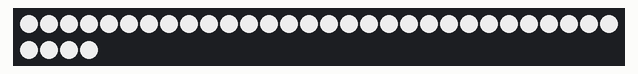
Bench run of a sketch on a simulated Arduino Mega 2560, built with avr-gcc and run on an emulated ATmega2560. Shown: 34 RGB LEDs in strip order, left to right, continuing on the next row. Dim RGB values are drawn brighter than linear; what the sketch prints to the serial monitor is not drawn.

Above: at 6.1 s.
At 9.1 s:
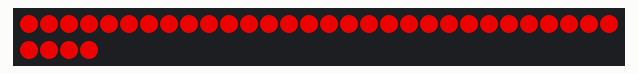
At 11.1 s:
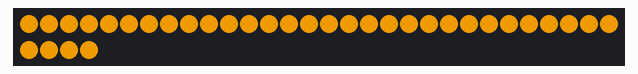
At 13.1 s:
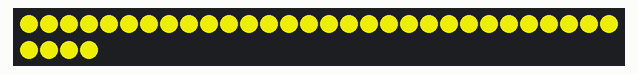
At 17.1 s:
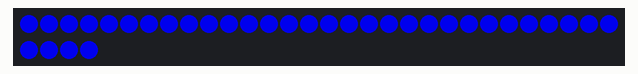
At 21.1 s:
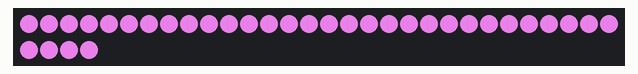

The sketch:

slot_car--waterfall_light_control.ino
```cpp
/*******************************************************************************
 * SlotCarLightControl
 *
 * Comment
 *  Used for the slot car track.
 *
 *  Setup:
 *
 */

//*****************************************************************************
// HEADER FILES
//*****************************************************************************
#include <FastLED.h>


//*****************************************************************************
// CONSTANTS
//*****************************************************************************

// The track will be sectioned off into block.
// Each block will have a separate data line running to it.
// Here are the sections (mostly for street lights):
//   * WINDING_START
//   * BEFORE_STRAIGHT
//   * STRAIGHT_AWAY
//   * CURVE_TO_WATERFALLS
//   * WATERFALL_TUNNEL
//   * DOWN_TO_HAIRPIN
//   * HAIRPIN
//   * HAIRPIN_TUNNEL
//   * BACK_UPPER
//   * BRIDGE_AREA
//   * FINISH_LINE
// Some additional areas
//   * WATERFALL_UPPER_BACKGROUND
//   * WATERFALL_MID_BACKGROUND
//   * WATERFALL_LOWER_BACKGROUND
//   * WATERFALL_BRIDGE_UNDER
//   * WATERFALL_UPPER_ROCKS
//   * WATERFALL_LOWER_ROCKS
//   * WATERFALL_TUNNEL_INSIDE
//   * WATERFALL_TUNNEL_ENTRANCE  (probably combine the entrance & exit)
//   * WATERFALL_TUNNEL_EXIT
//   * PLANETARIUM_OUTER_LIGHTS
//   * HAIRPIN_TUNNEL_ENTRANCE  (probably combine the entrance & exit)
//   * HAIRPIN_TUNNEL_EXIT
// For led chips like WS2812, which have a data line, ground, and power, you just
// need to define DATA_PIN_A.  For led chipsets that are SPI based (four wires - data, clock,
// ground, and power), like the LPD8806 define both DATA_PIN_A and CLOCK_PIN
// Clock pin only needed for SPI based chipsets when not using hardware SPI

// Here are the pin assignments:
// Pin 13: an LED connected that is on the Arduino
// Pin  5: The data pin for the first strand of LED lights
// Pin  6: The data pin for the second strand of LED lights

#define LEDPIN 13

// TABLE #1 & 2
// Actually, it's the first 3-tables
// From the finish line straightaway to the road going under the finish line
// This will also include Hogwarts
// Here's the order (which will correspond to the data pin -- starting w/ 2)
// Hogwart's will add additional lighting:
//  * behind Hogwarts
//  * Hogwarts Interiors
//  * Hogwarts Entrance

/* #define FIRST_CURVES_DATA_PIN         3 */
/* #define FIRST_CURVES_NUM_LEDS         6 */
/* #define FIRST_CURVES_BRIGHTNESS       200 */

/* #define ROAD_TO_HOGWARTS_DATA_PIN     4 */
/* #define ROAD_TO_HOGWARTS_NUM_LEDS     8 */
/* #define ROAD_TO_HOGWARTS_BRIGHTNESS   200 */

/* #define UNDER_OVERPASS_DATA_PIN       5 */
/* #define UNDER_OVERPASS_NUM_LEDS       6 */
/* #define UNDER_OVERPASS_BRIGHTNESS     200 */

/* #define HOGWARTS_DATA_PIN             6 */
/* #define HOGWARTS_NUM_LEDS             10 */
/* #define HOGWARTS_BRIGHTNESS           200 */

/* #define HOGWARTS_BEHIND_DATA_PIN      7 */
/* #define HOGWARTS_BEHIND_NUM_LEDS      10 */
/* #define HOGWARTS_BEHIND_BRIGHTNESS    200 */

/* #define HOGWARTS_INTERIORS_DATA_PIN   8 */
/* #define HOGWARTS_INTERIORS_NUM_LEDS   10 */
/* #define HOGWARTS_INTERIORS_BRIGHTNESS 200 */

/* #define HOGWARTS_ENTRANCE_DATA_PIN    9 */
/* #define HOGWARTS_ENTRANCE_NUM_LEDS    10 */
/* #define HOGWARTS_ENTRANCE_BRIGHTNESS  200 */


// First set of digital pins (31--37)
#define XUPPER_ROAD_DATA_PIN         31
#define XUPPER_ROAD_NUM_LEDS         6
#define XUPPER_ROAD_BRIGHTNESS       200

#define LOWER_ROAD_DATA_PIN         32
#define LOWER_ROAD_NUM_LEDS         6
#define LOWER_ROAD_BRIGHTNESS       200

#define PLANETARIUM_DATA_PIN         33
#define PLANETARIUM_NUM_LEDS         6
#define PLANETARIUM_BRIGHTNESS       200

#define BACK_STRAIGHT_DATA_PIN      34
#define BACK_STRAIGHT_NUM_LEDS      6
#define BACK_STRAIGHT_BRIGHTNESS    200

#define THE_HILLS_DATA_PIN          35
#define THE_HILLS_NUM_LEDS          6
#define THE_HILLS_BRIGHTNESS        200

#define CLIMBING_CURVE_DATA_PIN         36
#define CLIMBING_CURVE_NUM_LEDS         6
#define CLIMBING_CURVE_BRIGHTNESS       200

#define BRIDGE_DATA_PIN             37
#define BRIDGE_NUM_LEDS             10
#define BRIDGE_BRIGHTNESS           200

// First set of digital pins (47--53)
#define POST_HAIRPIN_ROAD__PIN       47
#define POST_HAIRPIN_ROAD__NUM_LEDS         34
#define POST_HAIRPIN_ROAD__BRIGHTNESS       200

#define LOWER_ROAD_DATA_PIN2         48
#define LOWER_ROAD_NUM_LEDS2         6
#define LOWER_ROAD_BRIGHTNESS2       200

#define PLANETARIUM_DATA_PIN2         49
#define PLANETARIUM_NUM_LEDS2         6
#define PLANETARIUM_BRIGHTNESS2       200

#define BACK_STRAIGHT_DATA_PIN2      50
#define BACK_STRAIGHT_NUM_LEDS2      6
#define BACK_STRAIGHT_BRIGHTNESS2    200

#define THE_HILLS_DATA_PIN2          51
#define THE_HILLS_NUM_LEDS2          6
#define THE_HILLS_BRIGHTNESS2        200

#define CLIMBING_CURVE_DATA_PIN2         52
#define CLIMBING_CURVE_NUM_LEDS2         6
#define CLIMBING_CURVE_BRIGHTNESS2       200

#define BRIDGE_DATA_PIN2             53
#define BRIDGE_NUM_LEDS2             10
#define BRIDGE_BRIGHTNESS2           200

// You will also have several areas with additional lighting, as follows:
//  * Upper waterfalls
//  * Mid waterfalls
//  * Lower waterfalls
//  * Upper rocks
//  * Mid rocks
//  * Lower rocks
//  * Under bridge
//  * In front of bridge
//  * Water pond
//  *


#if 0
typedef struct {
    const int brightness;
    const CRGB& init_color;
} t_light_block;

t_light_block light_block = {
    BACK_STRAIGHT_BRIGHTNESS,
    CRGB::White,
};

t_light_block light_block__finish_line = {
    FINISH_LINE_BRIGHTNESS,
    CRGB::White,
};

t_light_block light_block__hogwarts = {
    HOGWARTS_BRIGHTNESS,
    CRGB::Orange,
};

t_light_block light_block__road_to_hogwarts = {
    ROAD_TO_HOGWARTS_BRIGHTNESS,
    CRGB::White,
};
#endif
//*****************************************************************************
// DATA
//*****************************************************************************
CRGB post_hairpin_road__leds[POST_HAIRPIN_ROAD__NUM_LEDS];

//*****************************************************************************
// FUNCTIONS
//*****************************************************************************

/*------------------------------------------------
 * Function: fill_single_color
 *
 * Params:c
 *    led_list (CRGB*): pointer to a list of LEDs
 *    count    (int):   The number of LEDs in the list
 *    color    (CRGB):  The color
 */
void fill_single_color(CRGB *led_list, int count, CRGB color)
{
    for(int i = 0; i < count; i++)
    {
        led_list[i] = color;
    }
    FastLED.show();
}


/*------------------------------------------------
 * Function: setup
 */
void setup() {
    int i;

    delay(3000); // sanity delay

    // Setup the serial line
    Serial.begin(9600);
    Serial.println("********************************");
    Serial.println("Starting slot_car--light_control--waterfall....");
    Serial.println("********************************");
    delay(3000); // sanity delay

    // How bright?
    FastLED.setBrightness(  200 );

    // Uncomment/edit one of the following lines for your leds arrangement.
    // ## Clockless types ##
    FastLED.addLeds<NEOPIXEL, POST_HAIRPIN_ROAD__PIN>(post_hairpin_road__leds, POST_HAIRPIN_ROAD__NUM_LEDS);  // GRB ordering is assumed);  // GRB ordering is assumed

  // Flash 3 times
  // Indicating that this is /dev/ttyACM3
  fill_single_color(post_hairpin_road__leds, POST_HAIRPIN_ROAD__NUM_LEDS, CRGB::Black);
  for(int i = 0; i < 3; i++)
  {
    // Color: White
    fill_single_color(post_hairpin_road__leds, POST_HAIRPIN_ROAD__NUM_LEDS, CRGB::White);
    delay(500);

    // Color: Black
    fill_single_color(post_hairpin_road__leds, POST_HAIRPIN_ROAD__NUM_LEDS, CRGB::Black);
    delay(500);

  }

    // Refresh colors
    fill_single_color( post_hairpin_road__leds, POST_HAIRPIN_ROAD__NUM_LEDS,      CRGB::Red);
    delay(2000);
    fill_single_color( post_hairpin_road__leds, POST_HAIRPIN_ROAD__NUM_LEDS,      CRGB::Orange);
    delay(2000);
    fill_single_color( post_hairpin_road__leds, POST_HAIRPIN_ROAD__NUM_LEDS,      CRGB::Yellow);
    delay(2000);
    fill_single_color( post_hairpin_road__leds, POST_HAIRPIN_ROAD__NUM_LEDS,      CRGB::Green);
    delay(2000);
    fill_single_color( post_hairpin_road__leds, POST_HAIRPIN_ROAD__NUM_LEDS,      CRGB::Blue);
    delay(2000);
    fill_single_color( post_hairpin_road__leds, POST_HAIRPIN_ROAD__NUM_LEDS,      CRGB::Indigo);
    delay(2000);
    fill_single_color( post_hairpin_road__leds, POST_HAIRPIN_ROAD__NUM_LEDS,      CRGB::Violet);
    delay(2000);
    fill_single_color( post_hairpin_road__leds, POST_HAIRPIN_ROAD__NUM_LEDS,      CRGB::White);
    delay(2000);
}


/*------------------------------------------------
 * Function: loop
 */
void loop() {
    // Refresh colors
    fill_solid( post_hairpin_road__leds, POST_HAIRPIN_ROAD__NUM_LEDS,      CRGB::White);
    FastLED.show();
    delay(5000);
}
```

Measured:
- what the display in image 0 shows lasts 0.5 s, from 6.1 s to 6.6 s
- what the display in image 1 shows lasts 2.0 s, from 9.1 s to 11.1 s
